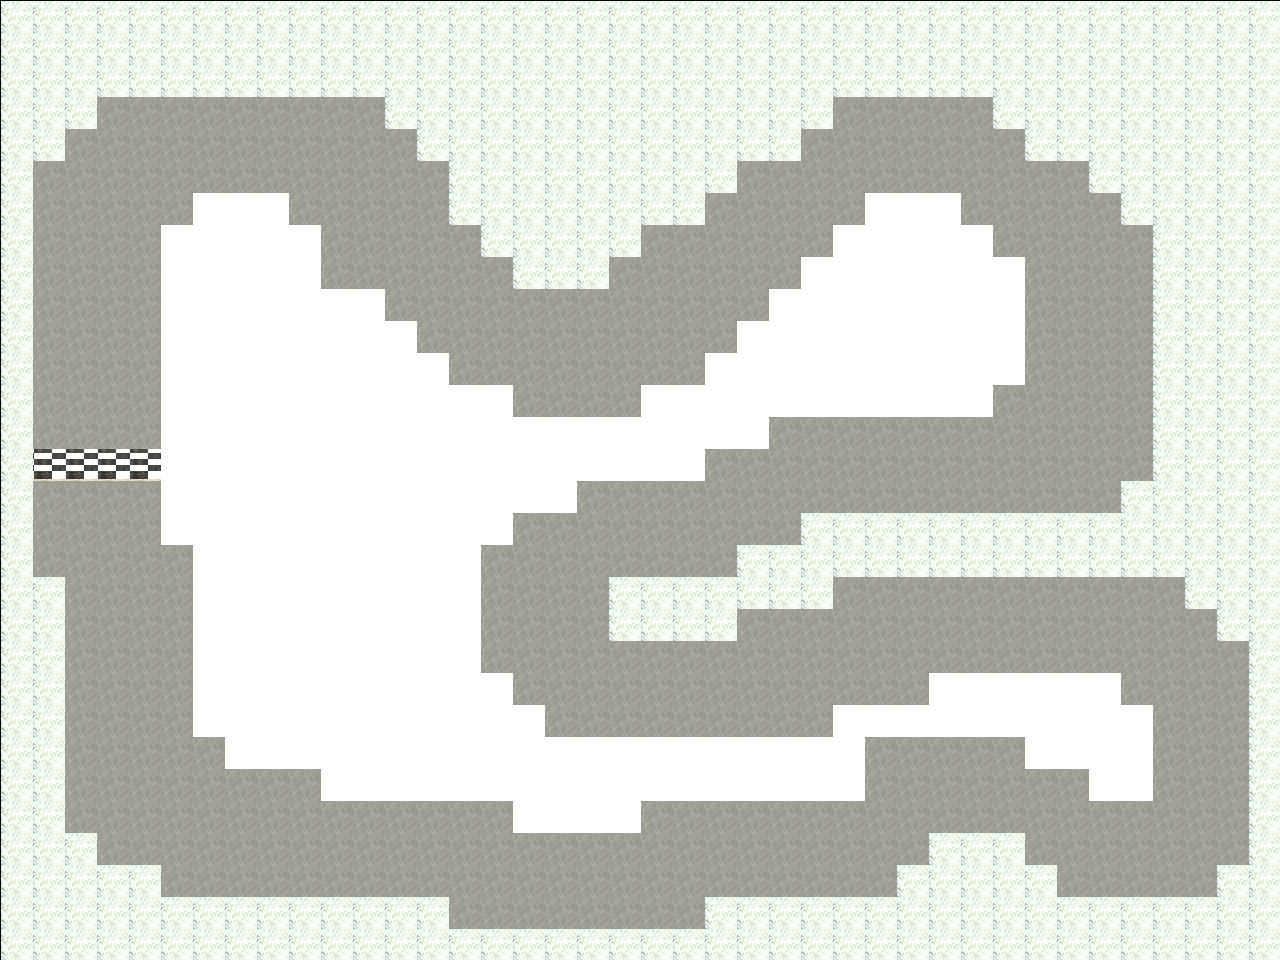

A level layout from a 2D game, rendered from its tile map. Below: a short description, then the map file with tile-grid data replaced by summaries:
An orthogonal 40x30 tile map with 32x32 px tiles, 1 tile layer (Calque de Tile 1).

<map version="1.0" orientation="orthogonal" width="40" height="30" tilewidth="32" tileheight="32">
 <tileset firstgid="1" name="depart" tilewidth="32" tileheight="32" spacing="1" margin="1">
  <tileoffset x="1" y="1" />
  <image source="depart.png" width="639" height="384" />
  <tile id="198">
   <properties>
    <property name="blocked" value="" />
   </properties>
  </tile>
  <tile id="204">
   <properties>
    <property name="blocked" value="" />
   </properties>
  </tile>
 </tileset>
 <layer name="Calque de Tile 1" width="40" height="30">
  <data>[1200 cells, 1200 non-empty, 4 distinct tile ids]</data>
 </layer>
</map>